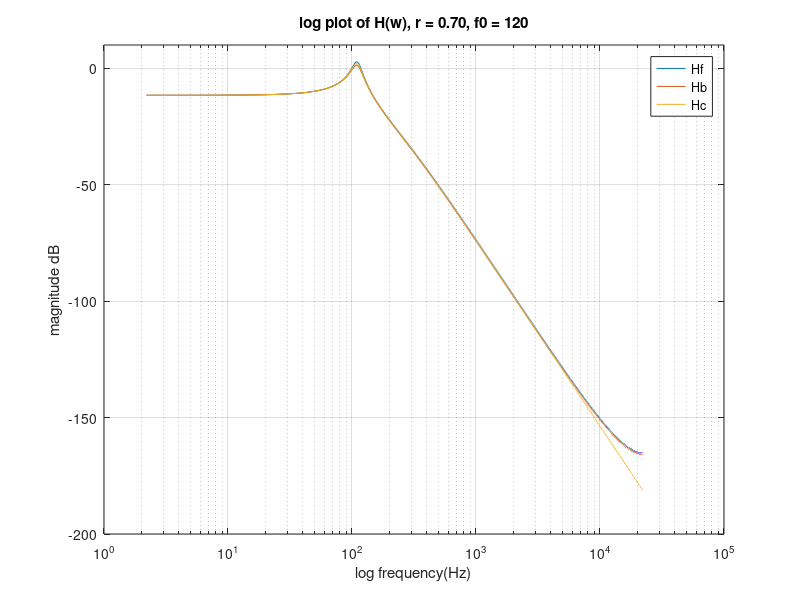

Write the MATLAB code that produced this figure.
%++++++++++++++++++++++++++++++++++++++++
% Moog VCF
% BB1 - Calculating and plotting the transfer functions 
% for the numerical schemes
% 
% Chen s2751685
% 18 Feb 2025
%++++++++++++++++++++++++++++++++++++++++


clc
clear all
close all

%++++++++++++++++++++++++++++++++++++++++
% input parameters

SR = 44100;% sample rate
f0 = 120 ; % resonant filter frequency [Hz]
r = 0.7 ;  % feedback coeff [choose 0 \leq r \leq 1]

% derived parameters
om0 = 2*pi*f0;          % angular resonant frequency (rad/s)
k = 1/SR;               % time step

% stability check for **Forward Euler Method**
k_max = 2/(om0*(1 + 2*sqrt(r) - 2*(r^.25)));
assert(k <= k_max, "Error, unstable for the Forward Euler Method")

% initialize
I = eye(4) ;
A = om0*[-1 0 0 -4*r; 1 -1 0 0; 0 1 -1 0; 0 0 1 -1];
b = om0*[1 0 0 0]';
c = [0 0 0 1]';

% prepare for plotting
N = 10000;                              % number of frequency values
fmax = SR/2;                            % maximum frequency to compute

f = (0:N-1)'*fmax/N;                    % frequency vector
omega = (0:N-1)'*2*pi*fmax/N;           % angular frequency vector

Hf = zeros(N,1);                        % Forward Euler transfer function
Hb = zeros(N,1);                        % Backwar Euler transfer function
Hc = zeros(N,1);                        % Continuous-time transfer function
%++++++++++++++++++++++++++++++++++++++++
% main loop
tic;
for n = 1 : N
    z = exp(1i*omega(n)*k);
    Hf(n) = c'*(((z - 1)*eye(4) - k*A)\(k*b));
    Hb(n) = c'*(((z - 1)*eye(4) - k*z*A)\(k*z*b));
    Hc(n) = c'*((1i*omega(n)*eye(4) - A)\b);
end
toc ;

% plot magnitude response of the transfer functions

figure
semilogx(f, 20*log10(abs(Hf)))
title(sprintf('log plot of H(w), r = %.2f, f0 = %d', r, f0))
xlabel('log frequency(Hz)')
ylabel('magnitude dB')

hold on
semilogx(f, 20*log10(abs(Hb)))

hold on 
semilogx(f, 20*log10(abs(Hc)))

legend('Hf', 'Hb', 'Hc')
ylim([-200, 10])
grid on